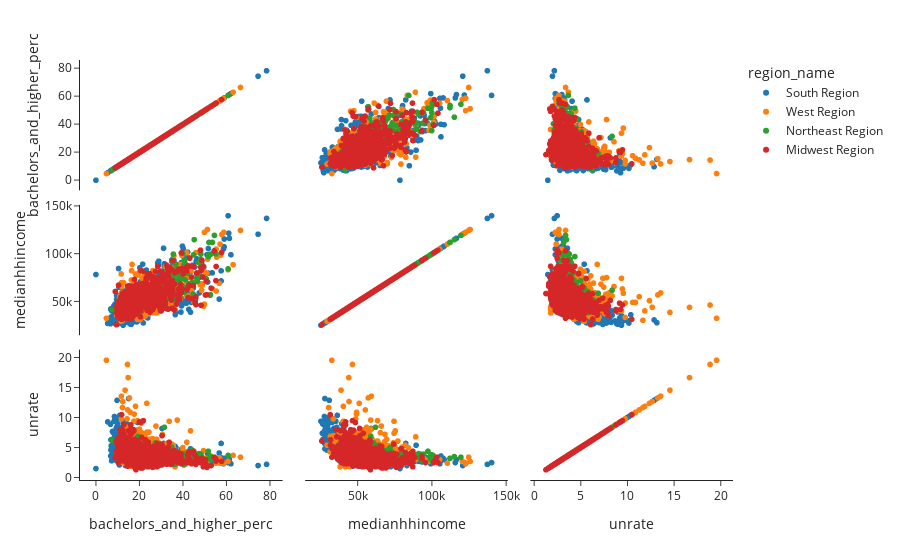

Here is the notebook cell this chart was saved with:
### Markdown cell above
<b> Q1g. Construct a scatter matrix showing the relationship between percentage of population with a bachelors and higher degree,  median household income, and unemployment rate by census region:</b>

### Code cell
fig = px.scatter_matrix(dfEcon, 
                        dimensions = ['bachelors_and_higher_perc', 'medianhhincome', 'unrate'],
                        color = 'region_name',
                        template = 'simple_white')

fig.show()

### Figure 1 — Plotly figure (JSON) as saved in the notebook; plotly's stock layout.template omitted (floating-point values rounded to 4 significant figures; data arrays with more than 128 entries replaced by an {"elided": "..."} marker saying what was removed)
{"data": [{"dimensions": [{"axis": {"matches": true}, "label": "bachelors_and_higher_perc", "values": {"elided": "1423 float values"}}, {"axis": {"matches": true}, "label": "medianhhincome", "values": {"elided": "1423 int values"}}, {"axis": {"matches": true}, "label": "unrate", "values": {"elided": "1423 float values"}}], "hovertemplate": "region_name=South Region<br>%{xaxis.title.text}=%{x}<br>%{yaxis.title.text}=%{y}<extra></extra>", "legendgroup": "South Region", "marker": {"color": "#1F77B4", "symbol": "circle"}, "name": "South Region", "showlegend": true, "type": "splom"}, {"dimensions": [{"axis": {"matches": true}, "label": "bachelors_and_higher_perc", "values": {"elided": "451 float values"}}, {"axis": {"matches": true}, "label": "medianhhincome", "values": {"elided": "451 int values"}}, {"axis": {"matches": true}, "label": "unrate", "values": {"elided": "451 float values"}}], "hovertemplate": "region_name=West Region<br>%{xaxis.title.text}=%{x}<br>%{yaxis.title.text}=%{y}<extra></extra>", "legendgroup": "West Region", "marker": {"color": "#FF7F0E", "symbol": "circle"}, "name": "West Region", "showlegend": true, "type": "splom"}, {"dimensions": [{"axis": {"matches": true}, "label": "bachelors_and_higher_perc", "values": {"elided": "217 float values"}}, {"axis": {"matches": true}, "label": "medianhhincome", "values": {"elided": "217 int values"}}, {"axis": {"matches": true}, "label": "unrate", "values": {"elided": "217 float values"}}], "hovertemplate": "region_name=Northeast Region<br>%{xaxis.title.text}=%{x}<br>%{yaxis.title.text}=%{y}<extra></extra>", "legendgroup": "Northeast Region", "marker": {"color": "#2CA02C", "symbol": "circle"}, "name": "Northeast Region", "showlegend": true, "type": "splom"}, {"dimensions": [{"axis": {"matches": true}, "label": "bachelors_and_higher_perc", "values": {"elided": "1055 float values"}}, {"axis": {"matches": true}, "label": "medianhhincome", "values": {"elided": "1055 int values"}}, {"axis": {"matches": true}, "label": "unrate", "values": {"elided": "1055 float values"}}], "hovertemplate": "region_name=Midwest Region<br>%{xaxis.title.text}=%{x}<br>%{yaxis.title.text}=%{y}<extra></extra>", "legendgroup": "Midwest Region", "marker": {"color": "#D62728", "symbol": "circle"}, "name": "Midwest Region", "showlegend": true, "type": "splom"}], "layout": {"autosize": true, "dragmode": "select", "legend": {"title": {"text": "region_name"}, "tracegroupgap": 0}, "margin": {"t": 60}, "xaxis": {"autorange": true, "range": [-17.65, 96.15], "type": "linear"}, "xaxis2": {"autorange": true, "range": [-465.2, 166200.0], "type": "linear"}, "xaxis3": {"autorange": true, "range": [-2.814, 23.71], "type": "linear"}, "yaxis": {"autorange": true, "range": [-17.65, 96.15], "type": "linear"}, "yaxis2": {"autorange": true, "range": [-465.2, 166200.0], "type": "linear"}, "yaxis3": {"autorange": true, "range": [-2.814, 23.71], "type": "linear"}}}
